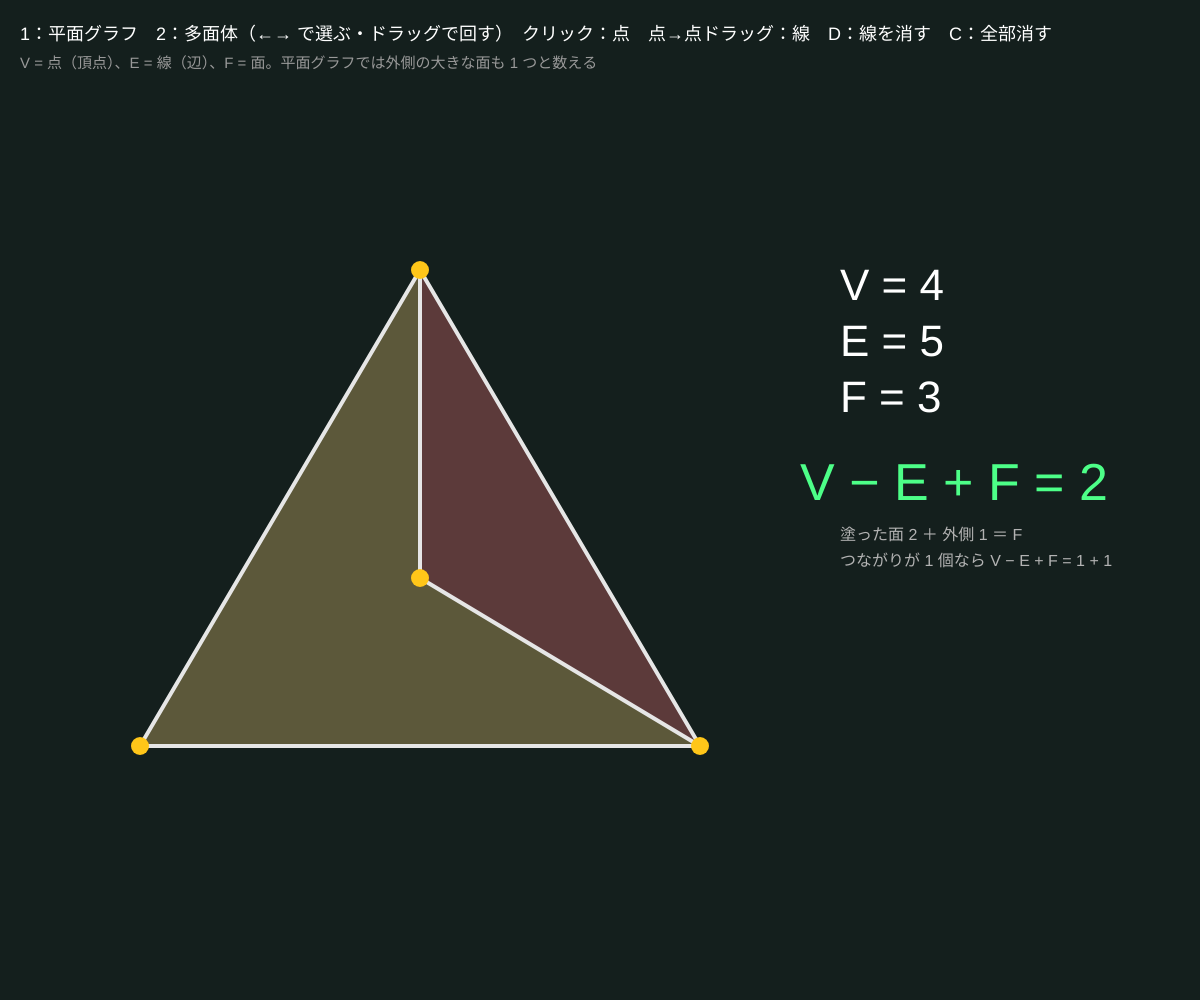
Frame 1 (no input)
Frame 60 (no input): identical to frame 1, image omitted
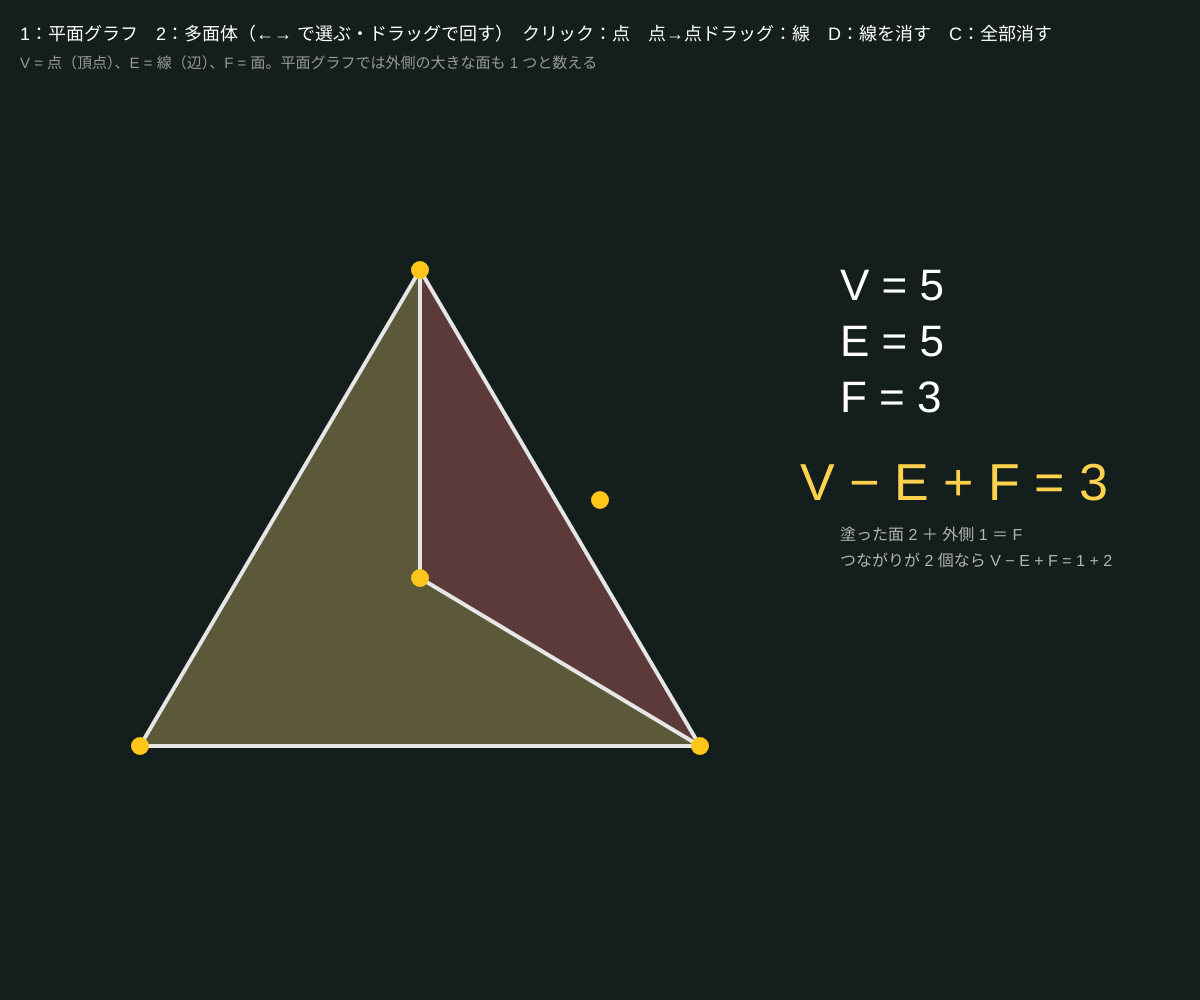
Frame 120 (the mouse pressed at the canvas centre since frame 60)

The p5.js sketch that drew these frames (run headless with seeded random() and noise() and a simulated clock; from frame 60 on, the mouse is pressed at the canvas centre):

// p5.js sketch
// ── sketch.js
// ============================================
// 02 オイラー標数 V − E + F
// 平面に（交わらないように）点と線を描くと、いつでも 点 V − 線 E + 面 F = 2（外側の面も 1 つと数える）
//   多面体でも V − E + F = 2。ドーナツ形（トーラス）の多面体だと 0 になる。形をどう変えても変わらない数 ＝ 位相不変量
// 1 = 平面グラフを描く / 2 = 多面体を見る（←→ で選ぶ・ドラッグで回す） / クリック = 点 / 点→点ドラッグ = 線（交わる線は引けない） / D = 最後の線を消す / C = 全部消す
// ============================================

let mode = 1;
let verts = [], edges = [];
let dragFrom = -1, warnLife = 0;
let faceInfo = { F: 1, polys: [], comps: 0 };
let solids = [], si = 0;
let rx = -0.5, ry = 0.6;          // 立体の回転
let autoSpin = 0.006;             // ★ 自動回転の速さ

function setup() {
  createCanvas(windowWidth, windowHeight);
  colorMode(HSB, 360, 100, 100, 100);
  buildSolids();
  // はじめの例：三角形の中に点
  let cx = width * 0.35, cy = height * 0.55, s = min(width, height) * 0.28;
  verts = [{ x: cx, y: cy - s }, { x: cx + s, y: cy + s * 0.7 }, { x: cx - s, y: cy + s * 0.7 }, { x: cx, y: cy + s * 0.1 }];
  edges = [{ a: 0, b: 1 }, { a: 1, b: 2 }, { a: 2, b: 0 }, { a: 3, b: 0 }, { a: 3, b: 1 }];
  countFaces();
}

// ★ 面を数える：各点で線を角度順に並べ、「左手を壁につけて歩く」と 1 周で 1 つの面になる
function countFaces() {
  let nb = verts.map(() => []);
  for (let e of edges) { nb[e.a].push(e.b); nb[e.b].push(e.a); }
  nb.forEach((list, v) => list.sort((p, q) => Math.atan2(verts[p].y - verts[v].y, verts[p].x - verts[v].x) - Math.atan2(verts[q].y - verts[v].y, verts[q].x - verts[v].x)));
  let seen = new Set(), orbits = 0, polys = [];
  for (let u = 0; u < verts.length; u++) for (let v of nb[u]) {
    if (seen.has(u + ',' + v)) continue;
    orbits++;
    let a = u, b = v, poly = [], guard = 0;
    while (!seen.has(a + ',' + b) && guard++ < 10000) {
      seen.add(a + ',' + b); poly.push(verts[a]);
      let L = nb[b], i = L.indexOf(a), c = L[(i - 1 + L.length) % L.length];
      a = b; b = c;
    }
    let area = 0;
    for (let i = 0; i < poly.length; i++) { let p = poly[i], q = poly[(i + 1) % poly.length]; area += p.x * q.y - q.x * p.y; }
    if (area > 1) polys.push(poly);          // 内側の面（外側の面は向きが逆になる）
  }
  // つながりの数（孤立した点も 1 つ）
  let parent = verts.map((_, i) => i), find = (i) => (parent[i] === i ? i : (parent[i] = find(parent[i])));
  for (let e of edges) parent[find(e.a)] = find(e.b);
  let comps = verts.filter((_, i) => find(i) === i).length;
  let isolated = nb.filter((l) => l.length === 0).length;
  faceInfo = { F: orbits + isolated - comps + 1, polys, comps };
}

function draw() {
  background(170, 35, 12);
  if (mode === 1) drawGraph(); else drawSolid();
  noStroke(); fill(0, 0, 100); textSize(18);
  text('1：平面グラフ　2：多面体（←→ で選ぶ・ドラッグで回す）　クリック：点　点→点ドラッグ：線　D：線を消す　C：全部消す', 20, 40);
  fill(0, 0, 60); textSize(15);
  text('V = 点（頂点）、E = 線（辺）、F = 面。平面グラフでは外側の大きな面も 1 つと数える', 20, 68);
}

function drawGraph() {
  // 面に色を塗る
  noStroke();
  faceInfo.polys.forEach((poly, k) => { fill((k * 47) % 360, 45, 55, 60); beginShape(); for (let p of poly) vertex(p.x, p.y); endShape(CLOSE); });
  stroke(0, 0, 90); strokeWeight(4);
  for (let e of edges) line(verts[e.a].x, verts[e.a].y, verts[e.b].x, verts[e.b].y);
  if (dragFrom >= 0) { stroke(45, 80, 100); strokeWeight(2); line(verts[dragFrom].x, verts[dragFrom].y, mouseX, mouseY); }
  noStroke(); fill(45, 90, 100);
  for (let v of verts) circle(v.x, v.y, 18);
  let V = verts.length, E = edges.length, F = faceInfo.F, chi = V - E + F;
  let x0 = width * 0.7, y0 = height * 0.3;
  fill(0, 0, 100); textSize(44);
  text('V = ' + V, x0, y0); text('E = ' + E, x0, y0 + 56); text('F = ' + F, x0, y0 + 112);
  fill(chi === 2 ? 140 : 45, 70, 100); textSize(52);
  text('V − E + F = ' + chi, x0 - 40, y0 + 200);
  fill(0, 0, 70); textSize(16);
  text('塗った面 ' + faceInfo.polys.length + ' ＋ 外側 1 ＝ F', x0, y0 + 240);
  text('つながりが ' + faceInfo.comps + ' 個なら V − E + F = 1 + ' + faceInfo.comps, x0, y0 + 266);
  if (warnLife > 0) { warnLife--; fill(0, 80, 100); textSize(22); text('交わる線は引けない（平面グラフ）', 20, height - 40); }
}

function drawSolid() {
  if (mouseIsPressed) { ry += movedX * 0.01; rx += movedY * 0.01; } else ry += autoSpin;
  let s = solids[si], R = min(width, height) * 0.25, cx = width * 0.35, cy = height * 0.55;
  let P = s.v.map((p) => project(p, R, cx, cy));
  let order = s.f.map((f, i) => ({ i, z: f.reduce((a, k) => a + P[k].z, 0) / f.length })).sort((a, b) => a.z - b.z);
  stroke(0, 0, 100, 80); strokeWeight(2);
  for (let o of order) {
    let f = s.f[o.i];
    fill((o.i * 37) % 360, 50, 80, 45);
    beginShape(); for (let k of f) vertex(P[k].x, P[k].y); endShape(CLOSE);
  }
  noStroke(); fill(45, 90, 100);
  for (let p of P) circle(p.x, p.y, 7);
  // 表
  let x0 = width * 0.64, y0 = 130;
  textSize(18); fill(0, 0, 100);
  text('立体', x0, y0); text('V', x0 + 200, y0); text('E', x0 + 260, y0); text('F', x0 + 320, y0); text('χ = V−E+F', x0 + 380, y0);
  solids.forEach((t, k) => {
    let y = y0 + 40 + k * 34;
    fill(k === si ? 45 : 0, k === si ? 80 : 0, k === si ? 100 : 75);
    text(t.name, x0, y); text(t.v.length, x0 + 200, y); text(t.e, x0 + 260, y); text(t.f.length, x0 + 320, y);
    text(t.v.length - t.e + t.f.length, x0 + 400, y);
  });
  fill(0, 0, 70); textSize(16);
  text('球と同じ形（穴なし）なら χ = 2、ドーナツ形（穴 1 つ）なら χ = 0', x0, y0 + 60 + solids.length * 34);
  text('穴が g 個なら χ = 2 − 2g', x0, y0 + 86 + solids.length * 34);
}

function project(p, R, cx, cy) {
  let x = p[0], y = p[1], z = p[2];
  let y1 = y * cos(rx) - z * sin(rx), z1 = y * sin(rx) + z * cos(rx);
  let x2 = x * cos(ry) + z1 * sin(ry), z2 = -x * sin(ry) + z1 * cos(ry);
  let k = 4 / (4 - z2);
  return { x: cx + x2 * R * k, y: cy + y1 * R * k, z: z2 };
}

function vertexAt(x, y) { return verts.findIndex((v) => Math.hypot(v.x - x, v.y - y) < 14); }
function mousePressed() {
  if (mode !== 1) return;
  let v = vertexAt(mouseX, mouseY);
  if (v >= 0) dragFrom = v;
  else if (mouseY > 90 && mouseX < width * 0.66) { verts.push({ x: mouseX, y: mouseY }); countFaces(); }
}
function mouseReleased() {
  if (dragFrom >= 0) {
    let w = vertexAt(mouseX, mouseY);
    if (w >= 0 && w !== dragFrom && !edges.some((e) => (e.a === w && e.b === dragFrom) || (e.b === w && e.a === dragFrom))) {
      if (crossesAny(dragFrom, w)) warnLife = 120;
      else { edges.push({ a: dragFrom, b: w }); countFaces(); }
    }
  }
  dragFrom = -1;
}
function keyPressed() {
  if (key === '1') mode = 1;
  if (key === '2') mode = 2;
  if (key === RIGHT_ARROW) si = (si + 1) % solids.length;
  if (key === LEFT_ARROW) si = (si + solids.length - 1) % solids.length;
  if ((key === 'd' || key === 'D') && edges.length) { edges.pop(); countFaces(); }
  if (key === 'c' || key === 'C') { verts = []; edges = []; countFaces(); }
}

// ---------- やってみよう ----------
// 1. どんなに複雑な絵を描いても V − E + F = 2。線を 1 本足すと E と F（または V）がどう変わるから？
// 2. 離れた 2 つの絵を描くと 3 になる。つながりの数との関係は？
// 3. サッカーボールは五角形 12 枚と六角形 20 枚。χ = 2 から「五角形はいつも 12 枚」を導いてみよう
// 4. トーラスの分割数（buildSolids の 8 と 4）を変えても χ = 0 のまま。なぜ？


// ==================================================
// ここから下は「線と立体の道具」（交差判定、多面体のデータづくり）
// ==================================================
function crossesAny(a, b) {
  let A = verts[a], B = verts[b];
  for (let e of edges) {
    if (e.a === a || e.b === a || e.a === b || e.b === b) continue;
    if (segX(A, B, verts[e.a], verts[e.b])) return true;
  }
  return false;
}
function segX(p, q, r, s) {
  let o = (a, b, c) => Math.sign((b.x - a.x) * (c.y - a.y) - (b.y - a.y) * (c.x - a.x));
  return o(p, q, r) !== o(p, q, s) && o(r, s, p) !== o(r, s, q);
}
function sortAround(c, idx, V) {
  let n = normalize3(c), t = Math.abs(n[0]) < 0.9 ? [1, 0, 0] : [0, 1, 0];
  let u = normalize3(cross3(n, t)), w = cross3(n, u);
  return idx.slice().sort((i, j) => {
    let pi = sub3(V[i], c), pj = sub3(V[j], c);
    return Math.atan2(dot3(pi, w), dot3(pi, u)) - Math.atan2(dot3(pj, w), dot3(pj, u));
  });
}
function addSolid(name, v, f) {
  let es = new Set();
  for (let face of f) for (let i = 0; i < face.length; i++) { let a = face[i], b = face[(i + 1) % face.length]; es.add(Math.min(a, b) + '-' + Math.max(a, b)); }
  let m = Math.max(...v.map((p) => Math.hypot(...p)));
  solids.push({ name, v: v.map((p) => p.map((x) => x / m)), f, e: es.size });
}
function buildSolids() {
  addSolid('正四面体', [[1, 1, 1], [1, -1, -1], [-1, 1, -1], [-1, -1, 1]], [[0, 1, 2], [0, 1, 3], [0, 2, 3], [1, 2, 3]]);
  let cv = [];
  for (let i = 0; i < 8; i++) cv.push([i & 1 ? 1 : -1, i & 2 ? 1 : -1, i & 4 ? 1 : -1]);
  addSolid('立方体', cv, [[0, 1, 3, 2], [4, 5, 7, 6], [0, 1, 5, 4], [2, 3, 7, 6], [0, 2, 6, 4], [1, 3, 7, 5]]);
  let ov = [[1, 0, 0], [-1, 0, 0], [0, 1, 0], [0, -1, 0], [0, 0, 1], [0, 0, -1]], of = [];
  for (let a of [0, 1]) for (let b of [2, 3]) for (let c of [4, 5]) of.push([a, b, c]);
  addSolid('正八面体', ov, of);
  let g = (1 + Math.sqrt(5)) / 2, iv = [];
  for (let s1 of [-1, 1]) for (let s2 of [-1, 1]) iv.push([0, s1, s2 * g], [s1, s2 * g, 0], [s2 * g, 0, s1]);
  let near = (i, j) => Math.abs(Math.hypot(...sub3(iv[i], iv[j])) - 2) < 1e-6, ifc = [];
  for (let i = 0; i < 12; i++) for (let j = i + 1; j < 12; j++) for (let k = j + 1; k < 12; k++) if (near(i, j) && near(j, k) && near(i, k)) ifc.push([i, j, k]);
  addSolid('正二十面体', iv, ifc);
  // 正十二面体 ＝ 二十面体の面の中心を結ぶ
  let dv = ifc.map((f) => [0, 1, 2].map((a) => (iv[f[0]][a] + iv[f[1]][a] + iv[f[2]][a]) / 3));
  let df = iv.map((p, i) => sortAround(p, ifc.map((f, k) => (f.includes(i) ? k : -1)).filter((k) => k >= 0), dv));
  addSolid('正十二面体', dv, df);
  // サッカーボール ＝ 二十面体の角を切り落とす
  let tv = [], key = {};
  let pt = (i, j) => { let k = i + '>' + j; if (key[k] === undefined) { key[k] = tv.length; tv.push([0, 1, 2].map((a) => iv[i][a] + (iv[j][a] - iv[i][a]) / 3)); } return key[k]; };
  let tf = ifc.map(([a, b, c]) => [pt(a, b), pt(b, a), pt(b, c), pt(c, b), pt(c, a), pt(a, c)]);
  for (let i = 0; i < 12; i++) { let ring = []; for (let j = 0; j < 12; j++) if (near(i, j)) ring.push(pt(i, j)); tf.push(sortAround(iv[i], ring, tv)); }
  addSolid('サッカーボール', tv, tf);
  // トーラス（ドーナツ）を四角形で分割
  let M = 8, Nn = 4, Rr = 1, rr = 0.45, torV = [], torF = [];
  for (let i = 0; i < M; i++) for (let j = 0; j < Nn; j++) {
    let u = (i / M) * 2 * Math.PI, v = (j / Nn) * 2 * Math.PI + Math.PI / 4;
    torV.push([(Rr + rr * Math.cos(v)) * Math.cos(u), rr * Math.sin(v), (Rr + rr * Math.cos(v)) * Math.sin(u)]);
    torF.push([i * Nn + j, ((i + 1) % M) * Nn + j, ((i + 1) % M) * Nn + ((j + 1) % Nn), i * Nn + ((j + 1) % Nn)]);
  }
  addSolid('トーラス', torV, torF);
}
function sub3(a, b) { return [a[0] - b[0], a[1] - b[1], a[2] - b[2]]; }
function dot3(a, b) { return a[0] * b[0] + a[1] * b[1] + a[2] * b[2]; }
function cross3(a, b) { return [a[1] * b[2] - a[2] * b[1], a[2] * b[0] - a[0] * b[2], a[0] * b[1] - a[1] * b[0]]; }
function normalize3(a) { let m = Math.hypot(...a) || 1; return a.map((x) => x / m); }
